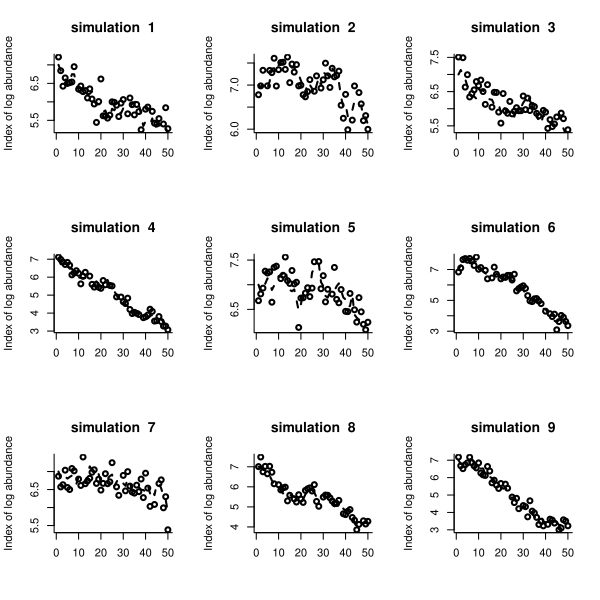

This chart was generated by the following R code:
###################################################
### code chunk number 6: sim3x3
###################################################
par(mfrow = c(3, 3))
sim.u <- -0.05 # growth rate
sim.Q <- 0.02 # process error variance
sim.R <- 0.05 # non-process error variance
nYr <- 50 # number of years of data to generate
fracmissing <- 0.1 # fraction of years that are missing
init <- 7 # log of initial pop abundance

years <- seq(1:nYr) # col of years
x.tss <- matrix(NA, nrow = 9, ncol = nYr) # creates vector for ts w/o obs. error
y.tss <- matrix(NA, nrow = 9, ncol = nYr) # creates vector for ts w/ obs. error
for (i in 1:9) {
  x.tss[i, 1] <- init
  for (t in 2:nYr) x.tss[i, t] <- x.tss[i, t - 1] + sim.u + rnorm(1, mean = 0, sd = sqrt(sim.Q))
  for (t in 1:nYr) y.tss[i, t] <- x.tss[i, t] + rnorm(1, mean = 0, sd = sqrt(sim.R))
  missYears <- sample(years[2:(nYr - 1)], floor(fracmissing * nYr), replace = FALSE)
  y.tss[i, missYears] <- NA
  plot(years, y.tss[i, ], xlab = "", ylab = "Index of log abundance", lwd = 2, bty = "l")
  lines(years, x.tss[i, ], type = "l", lwd = 2, lty = 2)
  title(paste("simulation ", i))
}
# legend("topright", c("Observed","True"),lty = c(-1, 2), pch = c(1, -1))
